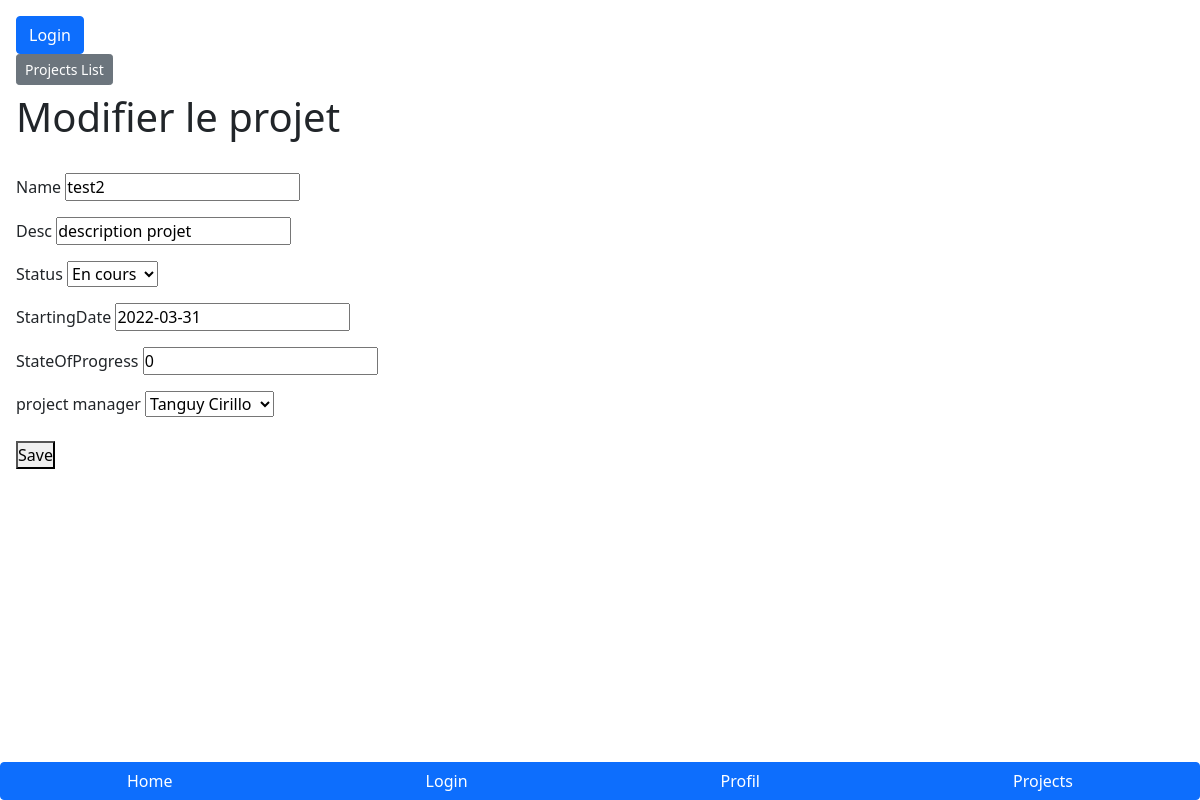
Screenshot of /planificateur/projects/1/update with the database file from the repository.
### planificateur/models.py (models this page shows)
class Project(models.Model):
    status = models.CharField(
        choices=StatusChoice.choices,
        default=StatusChoice.enCours,
        max_length=200
        )
    deliveryDate = models.DateField(null=True, blank=True)
    startingDate = models.DateField(default=django.utils.timezone.now, null=True)
    stateOfProgress= models.PositiveSmallIntegerField(default=0)
    desc = models.CharField(max_length=250)
    name = models.CharField(max_length=50, default="")
    id_projectManager = models.ForeignKey(Developer, on_delete=models.DO_NOTHING)

### planificateur/views.py (the view)
# urls.py: path('projects/<int:id>/update', views.updateProject, name='updateProject'),
def updateProject(request, id):
    isTheProjectManager = False
    project = Project.objects.get(id=id)
    user = userConnected()
    if settings.USER_ID:
        isTheProjectManager = project.id_projectManager == user
    if(request.method == "POST"):
        formData=ProjectForm(request.POST)
        if formData.is_valid():
            if isTheProjectManager:
                project = formData
            else:
                formData.id_projectManager = project.id_projectManager
                project = formData
            project.save()
            return redirect('getOneProject', id=formData.instance.id)
    else:
        formData = ProjectForm(instance=project)
        context = {
            'form': formData,
            'id': id,
            'isTheProjectManager': isTheProjectManager,
            'userConnected': user
        }
        return render(request, 'planificateur/project/form.html', context)

### planificateur/forms.py
class ProjectForm(ModelForm):
    class Meta:
        model = Project
        fields = ["status", "desc", "startingDate", "deliveryDate", "stateOfProgress", "name", "id_projectManager"]

### planificateur/models.py (called while the page is built)
    def __str__(self):
        return self.firstname + ' ' + self.lastname

### planificateur/views.py (called while the page is built)
def userConnected():
    if settings.USER_ID:
        return Developer.objects.get(id=settings.USER_ID)
    else:
        return False

### planificateur/templates/planificateur/project/form.html (shortened to what this page needs)
<!DOCTYPE html>
<html lang="en">
<head>
</head>
<body>
</body>
</html>
{% extends 'planificateur/base.html' %}
{% block content %}
<div class="d-flex mb-4 align-items-start flex-column">
    <a href="/planificateur/projects" class="btn btn-secondary btn-sm mb-2">Projects List</a>
    {% if id != null %}
    <h1>Modifier le projet {{form.name.instance}}</h1>
    {% else %}
    <h1>Créer un projet</h1>
    {% endif %}
</div>
    <form action="" method="POST">
        <p>
            {{ form.name.label }} {{ form.name }}
        </p>
        <p>
        {{ form.desc.label }} {{ form.desc }}
        </p>
        <p>
        {{ form.status.label }} {{ form.status }}
        </p>
        <p>
        {{ form.startingDate.label }} {{ form.startingDate }}
        </p>
        <p>
        {{ form.stateOfProgress.label }} {{ form.stateOfProgress }}
        </p>
        <p>
            project manager {{ form.id_projectManager }}
        </p>
        <button type="submit" class="mt-2">
            {% if id != null %}
                Save
            {% else %}
                Create
            {% endif %}
        </button>
    </form>
{% endblock %}

### planificateur/static/planificateur/style.css (style rules this page uses)
* { margin: 0; padding: 0; }

### rows the page displays
Project: name "test2", desc "description projet", status "En cours", startingDate "2022-03-31", stateOfProgress "0", id_projectManager "Tanguy Cirillo"
